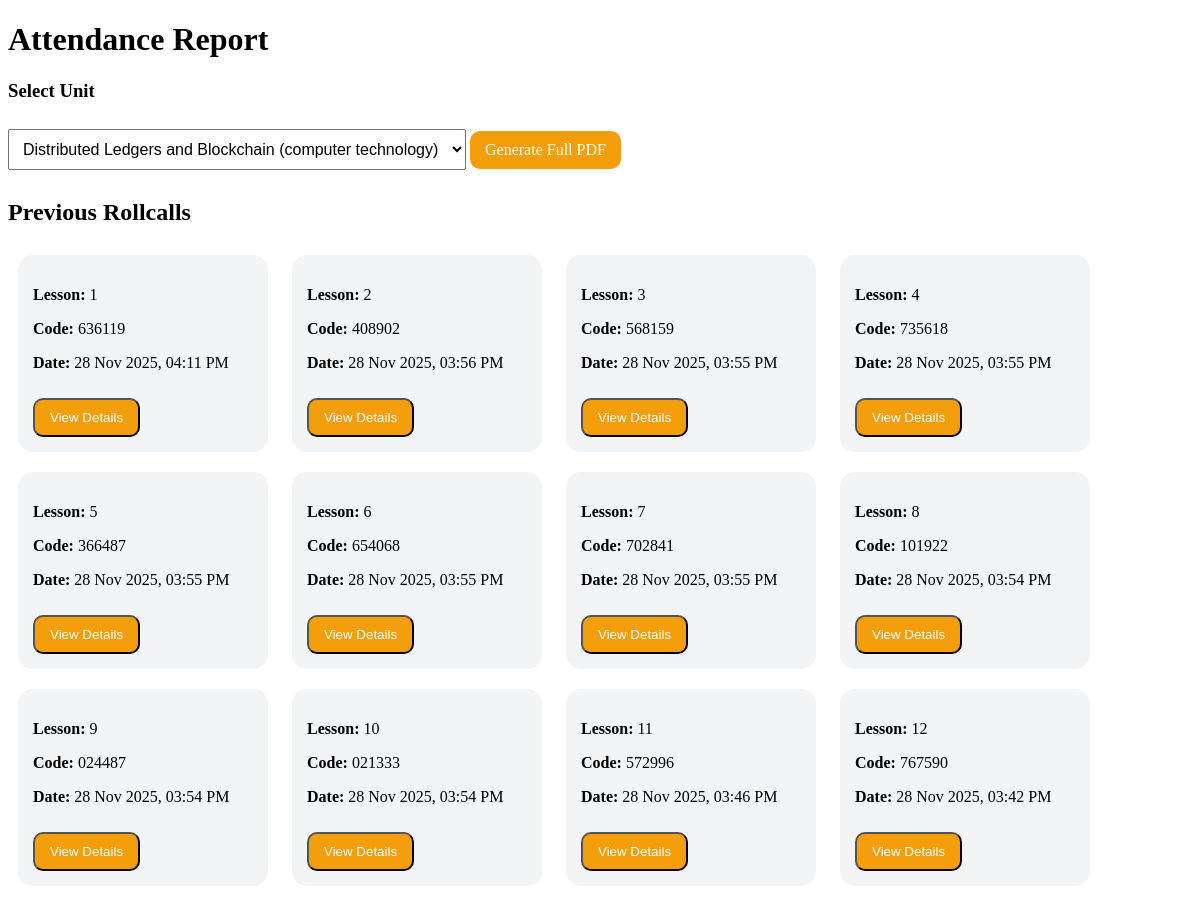
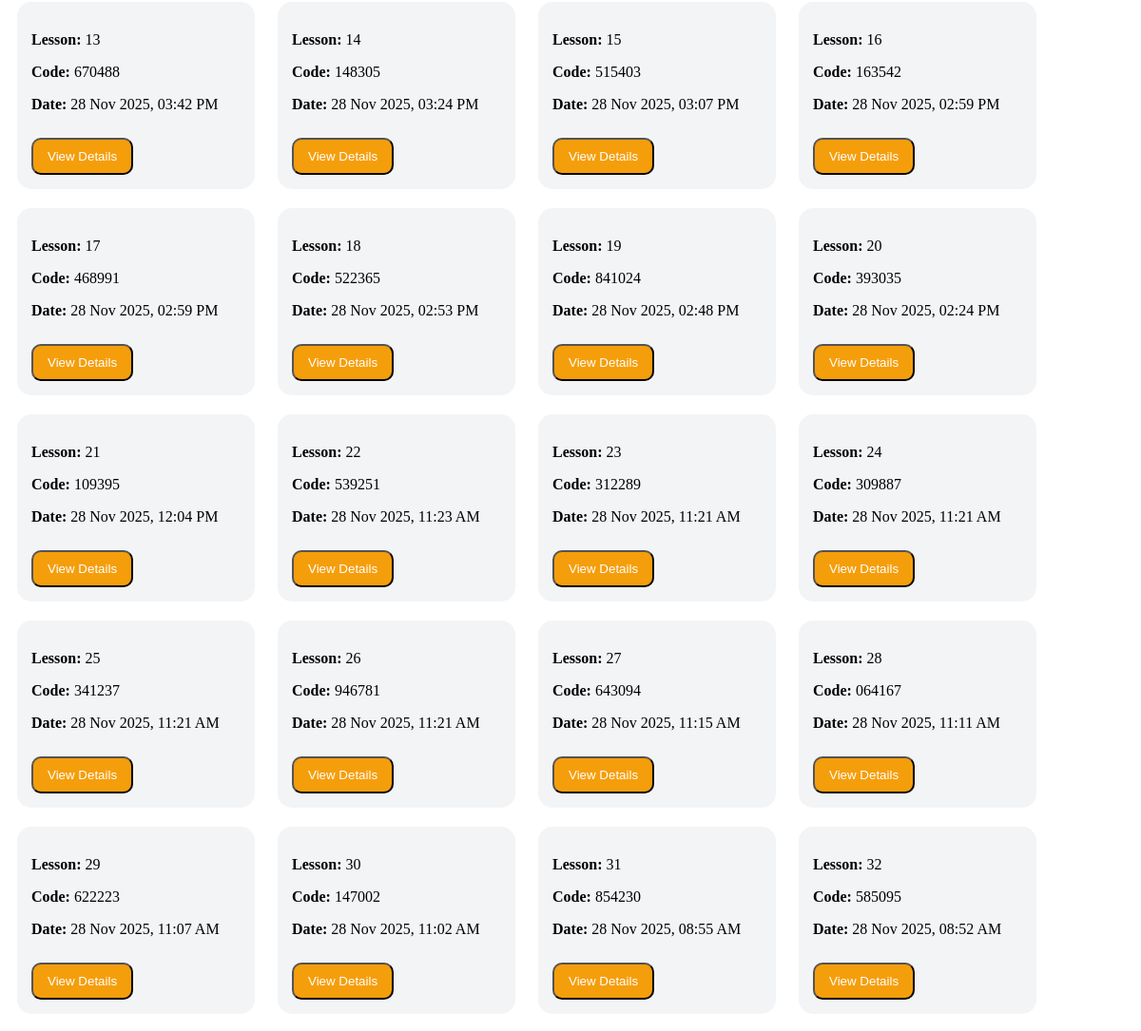
The app's page /lecturer/lecturer_attendance_report.php (signed in) with its own data (2 pictures, top to bottom).
### tables this page shows
CREATE TABLE `attendance_sessions` (
  `id` int NOT NULL,
  `unit_id` int NOT NULL,
  `lecturer_id` int NOT NULL,
  `session_code` varchar(6) NOT NULL,
  `duration_minutes` int NOT NULL,
  `deadline` datetime NOT NULL,
  `created_at` datetime DEFAULT CURRENT_TIMESTAMP
);

### lecturer/lecturer_attendance_report.php (the view, shortened to what this page needs)
<?php
require_once '../config/db.php';
$lecturer_id = $_SESSION['user_id'] ?? 0;
$unit_id = intval($_GET['unit'] ?? 0);
$units_query = $conn->query("SELECT u.id, u.name, c.name AS course_name
    FROM units u
    JOIN lecturer_units lu ON u.id = lu.unit_id
    LEFT JOIN courses c ON u.course_id = c.id
    WHERE lu.lecturer_id = $lecturer_id
    ORDER BY u.name");
if($unit_id<=0){
    $first_unit = $units_query->fetch_assoc();
    if($first_unit) $unit_id = $first_unit['id'];
}
$prev_sessions_list = $conn->query("SELECT id, session_code, created_at FROM attendance_sessions
    WHERE unit_id=$unit_id ORDER BY created_at DESC");
$previous_sessions = [];
while($row=$prev_sessions_list->fetch_assoc()) $previous_sessions[] = $row;
?>
<!DOCTYPE html>
<html lang="en">
<head>
</head>
<body>
<h1>Attendance Report</h1>
<h3>Select Unit</h3>
<select onchange="location.href='?unit='+this.value" style="padding:10px;font-size:16px;">
<?php
$units_query->data_seek(0);
while($unit = $units_query->fetch_assoc()):
?>
<option value="<?= $unit['id'] ?>" <?= ($unit['id']==$unit_id)?'selected':'' ?>>
<?= htmlspecialchars($unit['name']) ?> (<?= htmlspecialchars($unit['course_name']) ?>)
</option>
<?php endwhile; ?>
</select>
<a href="?unit=<?= $unit_id ?>&generate=full" class="btn btn-view" style="margin:10px 0;">Generate Full PDF</a>
<h2>Previous Rollcalls</h2>
<div>
<?php if(!empty($previous_sessions)):
foreach($previous_sessions as $idx => $s): ?>
<div class="tile">
<p><strong>Lesson:</strong> <?= $idx+1 ?></p>
<p><strong>Code:</strong> <?= $s['session_code'] ?></p>
<p><strong>Date:</strong> <?= date('d M Y, h:i A', strtotime($s['created_at'])) ?></p>
<button class="btn btn-view" onclick="openModal(<?= $s['id'] ?>)">View Details</button>
</div>
<?php endforeach; else: ?>
<p>No previous sessions.</p>
<?php endif; ?>
</div>
</body>
</html>

### lecturer/lecturer_attendance_report.php (style rules this page uses)
.tile { background:#f3f4f6; padding:15px; border-radius:15px; margin:10px; display:inline-block; width:220px; vertical-align:top; }
.btn { padding:10px 15px; border-radius:10px; color:white; text-decoration:none; display:inline-block; margin-top:10px; cursor:pointer; }
.btn-view { background:#f59e0b; }

### records on screen
attendance_sessions: session_code "636119", created_at "28 Nov 2025, 04:11 PM"
attendance_sessions: session_code "408902", created_at "28 Nov 2025, 03:56 PM"
attendance_sessions: session_code "568159", created_at "28 Nov 2025, 03:55 PM"
attendance_sessions: session_code "735618", created_at "28 Nov 2025, 03:55 PM"
attendance_sessions: session_code "366487", created_at "28 Nov 2025, 03:55 PM"
attendance_sessions: session_code "654068", created_at "28 Nov 2025, 03:55 PM"
attendance_sessions: session_code "702841", created_at "28 Nov 2025, 03:55 PM"
attendance_sessions: session_code "101922", created_at "28 Nov 2025, 03:54 PM"
attendance_sessions: session_code "024487", created_at "28 Nov 2025, 03:54 PM"
attendance_sessions: session_code "021333", created_at "28 Nov 2025, 03:54 PM"
attendance_sessions: session_code "572996", created_at "28 Nov 2025, 03:46 PM"
attendance_sessions: session_code "767590", created_at "28 Nov 2025, 03:42 PM"
attendance_sessions: session_code "670488", created_at "28 Nov 2025, 03:42 PM"
attendance_sessions: session_code "148305", created_at "28 Nov 2025, 03:24 PM"
attendance_sessions: session_code "515403", created_at "28 Nov 2025, 03:07 PM"
attendance_sessions: session_code "163542", created_at "28 Nov 2025, 02:59 PM"
attendance_sessions: session_code "468991", created_at "28 Nov 2025, 02:59 PM"
attendance_sessions: session_code "522365", created_at "28 Nov 2025, 02:53 PM"
attendance_sessions: session_code "841024", created_at "28 Nov 2025, 02:48 PM"
attendance_sessions: session_code "393035", created_at "28 Nov 2025, 02:24 PM"
attendance_sessions: session_code "109395", created_at "28 Nov 2025, 12:04 PM"
attendance_sessions: session_code "539251", created_at "28 Nov 2025, 11:23 AM"
attendance_sessions: session_code "312289", created_at "28 Nov 2025, 11:21 AM"
attendance_sessions: session_code "309887", created_at "28 Nov 2025, 11:21 AM"
attendance_sessions: session_code "341237", created_at "28 Nov 2025, 11:21 AM"
attendance_sessions: session_code "946781", created_at "28 Nov 2025, 11:21 AM"
attendance_sessions: session_code "643094", created_at "28 Nov 2025, 11:15 AM"
attendance_sessions: session_code "064167", created_at "28 Nov 2025, 11:11 AM"
attendance_sessions: session_code "622223", created_at "28 Nov 2025, 11:07 AM"
attendance_sessions: session_code "147002", created_at "28 Nov 2025, 11:02 AM"
attendance_sessions: session_code "854230", created_at "28 Nov 2025, 08:55 AM"
attendance_sessions: session_code "585095", created_at "28 Nov 2025, 08:52 AM"

### other values on screen
form field value "Distributed Ledgers and Blockchain (computer technology)"
